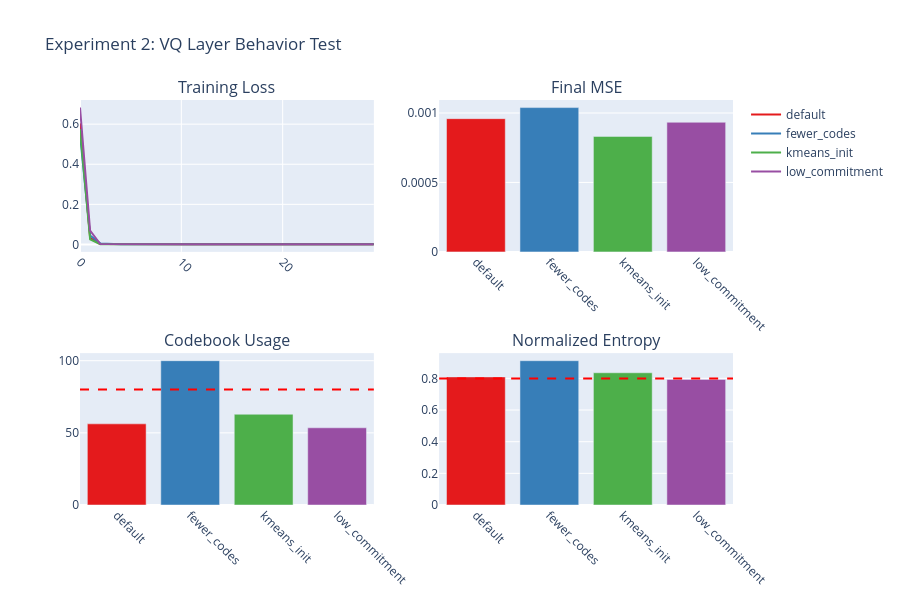

Notebook cell for this chart:
### Code cell
### Plot Experiment 2 results
fig = make_subplots(
    rows=2, cols=2,
    subplot_titles=['Training Loss', 'Final MSE', 'Codebook Usage', 'Normalized Entropy']
)

colors = px.colors.qualitative.Set1

for i, (name, result) in enumerate(exp2_results.items()):
    fig.add_trace(
        go.Scatter(y=result['history']['reco_loss'], name=name, mode='lines',
                   line=dict(color=colors[i])),
        row=1, col=1
    )

names = list(exp2_results.keys())
mses = [r['metrics']['overall_mse'] for r in exp2_results.values()]
usages = [r['metrics'].get('codebook_usage', 0) for r in exp2_results.values()]
entropies = [r['metrics'].get('entropy', 0) for r in exp2_results.values()]

fig.add_trace(go.Bar(x=names, y=mses, marker_color=colors[:len(names)], showlegend=False), row=1, col=2)
fig.add_trace(go.Bar(x=names, y=usages, marker_color=colors[:len(names)], showlegend=False), row=2, col=1)
fig.add_trace(go.Bar(x=names, y=entropies, marker_color=colors[:len(names)], showlegend=False), row=2, col=2)

### add threshold lines
fig.add_hline(y=80, line_dash='dash', line_color='red', row=2, col=1)
fig.add_hline(y=0.8, line_dash='dash', line_color='red', row=2, col=2)

fig.update_layout(title='Experiment 2: VQ Layer Behavior Test', height=600, width=900)
fig.update_xaxes(tickangle=45)
fig.show()

### Figure 1 — Plotly figure (JSON) as saved in the notebook; plotly's stock layout.template omitted (floating-point values rounded to 4 significant figures)
{"data": [{"line": {"color": "rgb(228,26,28)"}, "mode": "lines", "name": "default", "type": "scatter", "xaxis": "x", "y": [0.6035, 0.03292, 0.001766, 0.001344, 0.00128, 0.00126, 0.001258, 0.001224, 0.001214, 0.001206, 0.001181, 0.001165, 0.001164, 0.001159, 0.001133, 0.001113, 0.001109, 0.001105, 0.001089, 0.00108, 0.001055, 0.001059, 0.001037, 0.001013, 0.001017, 0.001002, 0.0009976, 0.00099, 0.0009657, 0.0009771], "yaxis": "y"}, {"line": {"color": "rgb(55,126,184)"}, "mode": "lines", "name": "fewer_codes", "type": "scatter", "xaxis": "x", "y": [0.5503, 0.04426, 0.005208, 0.001665, 0.001218, 0.001181, 0.001172, 0.001189, 0.001163, 0.001171, 0.001135, 0.001126, 0.001137, 0.001123, 0.001115, 0.001099, 0.001087, 0.001094, 0.001067, 0.001069, 0.001069, 0.001064, 0.001067, 0.001056, 0.00106, 0.001044, 0.001027, 0.00103, 0.001041, 0.00103], "yaxis": "y"}, {"line": {"color": "rgb(77,175,74)"}, "mode": "lines", "name": "kmeans_init", "type": "scatter", "xaxis": "x", "y": [0.5759, 0.02499, 0.001158, 0.001129, 0.001087, 0.001071, 0.001058, 0.001052, 0.001048, 0.001028, 0.001023, 0.0009995, 0.001005, 0.000996, 0.0009669, 0.0009774, 0.0009707, 0.0009467, 0.0009393, 0.0009266, 0.0009066, 0.0009107, 0.0009179, 0.0009187, 0.0009052, 0.0008734, 0.0008636, 0.0008665, 0.0008419, 0.000835], "yaxis": "y"}, {"line": {"color": "rgb(152,78,163)"}, "mode": "lines", "name": "low_commitment", "type": "scatter", "xaxis": "x", "y": [0.6826, 0.06846, 0.001626, 0.001173, 0.001142, 0.001137, 0.001127, 0.001116, 0.001124, 0.001106, 0.001086, 0.001096, 0.001069, 0.001081, 0.00107, 0.00106, 0.001043, 0.001047, 0.001047, 0.00105, 0.001037, 0.00103, 0.00101, 0.001017, 0.001004, 0.0009883, 0.0009849, 0.0009653, 0.0009417, 0.0009265], "yaxis": "y"}, {"marker": {"color": ["rgb(228,26,28)", "rgb(55,126,184)", "rgb(77,175,74)", "rgb(152,78,163)"]}, "showlegend": false, "type": "bar", "x": ["default", "fewer_codes", "kmeans_init", "low_commitment"], "xaxis": "x2", "y": [0.0009591, 0.001039, 0.0008314, 0.0009331], "yaxis": "y2"}, {"marker": {"color": ["rgb(228,26,28)", "rgb(55,126,184)", "rgb(77,175,74)", "rgb(152,78,163)"]}, "showlegend": false, "type": "bar", "x": ["default", "fewer_codes", "kmeans_init", "low_commitment"], "xaxis": "x3", "y": [56.25, 100, 62.89, 53.52], "yaxis": "y3"}, {"marker": {"color": ["rgb(228,26,28)", "rgb(55,126,184)", "rgb(77,175,74)", "rgb(152,78,163)"]}, "showlegend": false, "type": "bar", "x": ["default", "fewer_codes", "kmeans_init", "low_commitment"], "xaxis": "x4", "y": [0.8094, 0.9117, 0.8355, 0.7938], "yaxis": "y4"}], "layout": {"annotations": [{"font": {"size": 16}, "showarrow": false, "text": "Training Loss", "x": 0.225, "xanchor": "center", "xref": "paper", "y": 1, "yanchor": "bottom", "yref": "paper"}, {"font": {"size": 16}, "showarrow": false, "text": "Final MSE", "x": 0.775, "xanchor": "center", "xref": "paper", "y": 1, "yanchor": "bottom", "yref": "paper"}, {"font": {"size": 16}, "showarrow": false, "text": "Codebook Usage", "x": 0.225, "xanchor": "center", "xref": "paper", "y": 0.375, "yanchor": "bottom", "yref": "paper"}, {"font": {"size": 16}, "showarrow": false, "text": "Normalized Entropy", "x": 0.775, "xanchor": "center", "xref": "paper", "y": 0.375, "yanchor": "bottom", "yref": "paper"}], "height": 600, "shapes": [{"line": {"color": "red", "dash": "dash"}, "type": "line", "x0": 0, "x1": 1, "xref": "x3 domain", "y0": 80, "y1": 80, "yref": "y3"}, {"line": {"color": "red", "dash": "dash"}, "type": "line", "x0": 0, "x1": 1, "xref": "x4 domain", "y0": 0.8, "y1": 0.8, "yref": "y4"}], "title": {"text": "Experiment 2: VQ Layer Behavior Test"}, "width": 900, "xaxis": {"anchor": "y", "domain": [0, 0.45], "tickangle": 45}, "xaxis2": {"anchor": "y2", "domain": [0.55, 1], "tickangle": 45}, "xaxis3": {"anchor": "y3", "domain": [0, 0.45], "tickangle": 45}, "xaxis4": {"anchor": "y4", "domain": [0.55, 1], "tickangle": 45}, "yaxis": {"anchor": "x", "domain": [0.625, 1]}, "yaxis2": {"anchor": "x2", "domain": [0.625, 1]}, "yaxis3": {"anchor": "x3", "domain": [0, 0.375]}, "yaxis4": {"anchor": "x4", "domain": [0, 0.375]}}}
